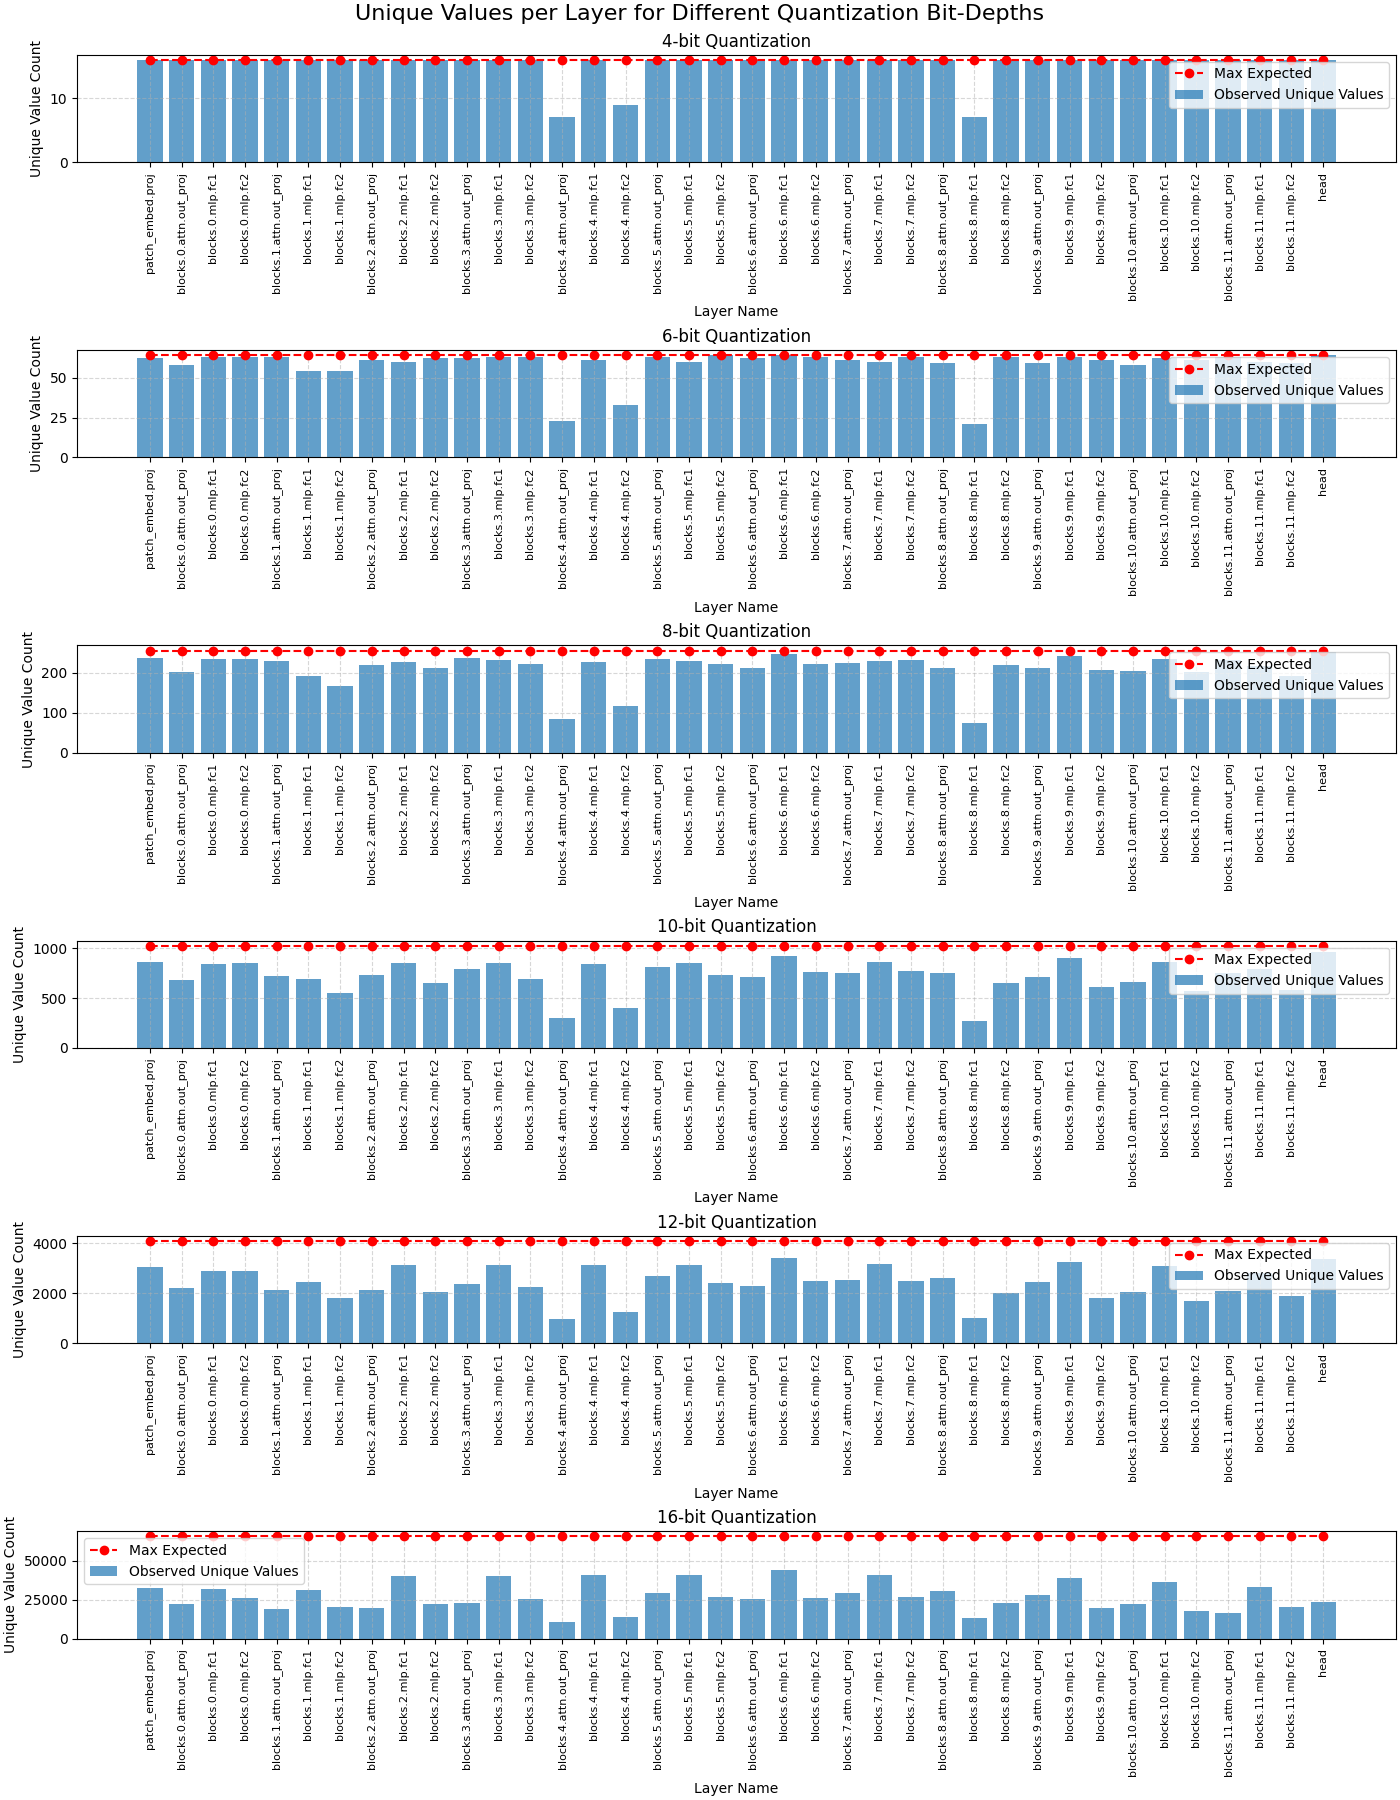

This figure's Python source:
import matplotlib.pyplot as plt
import numpy as np

# Data: For each quantization level, the dictionary keys are layer names and 
# the values are tuples: (observed unique values, maximum expected values)
data = {
    "4-bit": {
        'patch_embed.proj': (16, 16),
        'blocks.0.attn.out_proj': (16, 16),
        'blocks.0.mlp.fc1': (16, 16),
        'blocks.0.mlp.fc2': (16, 16),
        'blocks.1.attn.out_proj': (16, 16),
        'blocks.1.mlp.fc1': (16, 16),
        'blocks.1.mlp.fc2': (16, 16),
        'blocks.2.attn.out_proj': (16, 16),
        'blocks.2.mlp.fc1': (16, 16),
        'blocks.2.mlp.fc2': (16, 16),
        'blocks.3.attn.out_proj': (16, 16),
        'blocks.3.mlp.fc1': (16, 16),
        'blocks.3.mlp.fc2': (16, 16),
        'blocks.4.attn.out_proj': (7, 16),
        'blocks.4.mlp.fc1': (16, 16),
        'blocks.4.mlp.fc2': (9, 16),
        'blocks.5.attn.out_proj': (16, 16),
        'blocks.5.mlp.fc1': (16, 16),
        'blocks.5.mlp.fc2': (16, 16),
        'blocks.6.attn.out_proj': (16, 16),
        'blocks.6.mlp.fc1': (16, 16),
        'blocks.6.mlp.fc2': (16, 16),
        'blocks.7.attn.out_proj': (16, 16),
        'blocks.7.mlp.fc1': (16, 16),
        'blocks.7.mlp.fc2': (16, 16),
        'blocks.8.attn.out_proj': (16, 16),
        'blocks.8.mlp.fc1': (7, 16),
        'blocks.8.mlp.fc2': (16, 16),
        'blocks.9.attn.out_proj': (16, 16),
        'blocks.9.mlp.fc1': (16, 16),
        'blocks.9.mlp.fc2': (16, 16),
        'blocks.10.attn.out_proj': (16, 16),
        'blocks.10.mlp.fc1': (16, 16),
        'blocks.10.mlp.fc2': (16, 16),
        'blocks.11.attn.out_proj': (16, 16),
        'blocks.11.mlp.fc1': (16, 16),
        'blocks.11.mlp.fc2': (16, 16),
        'head': (16, 16)
    },
    "6-bit": {
        'patch_embed.proj': (62, 64),
        'blocks.0.attn.out_proj': (58, 64),
        'blocks.0.mlp.fc1': (63, 64),
        'blocks.0.mlp.fc2': (63, 64),
        'blocks.1.attn.out_proj': (63, 64),
        'blocks.1.mlp.fc1': (54, 64),
        'blocks.1.mlp.fc2': (54, 64),
        'blocks.2.attn.out_proj': (61, 64),
        'blocks.2.mlp.fc1': (60, 64),
        'blocks.2.mlp.fc2': (62, 64),
        'blocks.3.attn.out_proj': (62, 64),
        'blocks.3.mlp.fc1': (63, 64),
        'blocks.3.mlp.fc2': (63, 64),
        'blocks.4.attn.out_proj': (23, 64),
        'blocks.4.mlp.fc1': (61, 64),
        'blocks.4.mlp.fc2': (33, 64),
        'blocks.5.attn.out_proj': (63, 64),
        'blocks.5.mlp.fc1': (60, 64),
        'blocks.5.mlp.fc2': (64, 64),
        'blocks.6.attn.out_proj': (62, 64),
        'blocks.6.mlp.fc1': (64, 64),
        'blocks.6.mlp.fc2': (63, 64),
        'blocks.7.attn.out_proj': (61, 64),
        'blocks.7.mlp.fc1': (60, 64),
        'blocks.7.mlp.fc2': (63, 64),
        'blocks.8.attn.out_proj': (59, 64),
        'blocks.8.mlp.fc1': (21, 64),
        'blocks.8.mlp.fc2': (63, 64),
        'blocks.9.attn.out_proj': (59, 64),
        'blocks.9.mlp.fc1': (63, 64),
        'blocks.9.mlp.fc2': (61, 64),
        'blocks.10.attn.out_proj': (58, 64),
        'blocks.10.mlp.fc1': (62, 64),
        'blocks.10.mlp.fc2': (61, 64),
        'blocks.11.attn.out_proj': (63, 64),
        'blocks.11.mlp.fc1': (60, 64),
        'blocks.11.mlp.fc2': (59, 64),
        'head': (64, 64),
    },
    "8-bit": {
        'patch_embed.proj': (236, 256),
        'blocks.0.attn.out_proj': (202, 256),
        'blocks.0.mlp.fc1': (235, 256),
        'blocks.0.mlp.fc2': (235, 256),
        'blocks.1.attn.out_proj': (230, 256),
        'blocks.1.mlp.fc1': (192, 256),
        'blocks.1.mlp.fc2': (167, 256),
        'blocks.2.attn.out_proj': (220, 256),
        'blocks.2.mlp.fc1': (226, 256),
        'blocks.2.mlp.fc2': (213, 256),
        'blocks.3.attn.out_proj': (238, 256),
        'blocks.3.mlp.fc1': (232, 256),
        'blocks.3.mlp.fc2': (222, 256),
        'blocks.4.attn.out_proj': (85, 256),
        'blocks.4.mlp.fc1': (226, 256),
        'blocks.4.mlp.fc2': (118, 256),
        'blocks.5.attn.out_proj': (234, 256),
        'blocks.5.mlp.fc1': (229, 256),
        'blocks.5.mlp.fc2': (222, 256),
        'blocks.6.attn.out_proj': (212, 256),
        'blocks.6.mlp.fc1': (246, 256),
        'blocks.6.mlp.fc2': (221, 256),
        'blocks.7.attn.out_proj': (225, 256),
        'blocks.7.mlp.fc1': (229, 256),
        'blocks.7.mlp.fc2': (231, 256),
        'blocks.8.attn.out_proj': (213, 256),
        'blocks.8.mlp.fc1': (74, 256),
        'blocks.8.mlp.fc2': (219, 256),
        'blocks.9.attn.out_proj': (211, 256),
        'blocks.9.mlp.fc1': (243, 256),
        'blocks.9.mlp.fc2': (206, 256),
        'blocks.10.attn.out_proj': (205, 256),
        'blocks.10.mlp.fc1': (235, 256),
        'blocks.10.mlp.fc2': (201, 256),
        'blocks.11.attn.out_proj': (231, 256),
        'blocks.11.mlp.fc1': (218, 256),
        'blocks.11.mlp.fc2': (192, 256),
        'head': (253, 256)
    },
    "10-bit": {
        'patch_embed.proj': (866, 1024),
        'blocks.0.attn.out_proj': (677, 1024),
        'blocks.0.mlp.fc1': (837, 1024),
        'blocks.0.mlp.fc2': (849, 1024),
        'blocks.1.attn.out_proj': (725, 1024),
        'blocks.1.mlp.fc1': (688, 1024),
        'blocks.1.mlp.fc2': (552, 1024),
        'blocks.2.attn.out_proj': (733, 1024),
        'blocks.2.mlp.fc1': (852, 1024),
        'blocks.2.mlp.fc2': (652, 1024),
        'blocks.3.attn.out_proj': (788, 1024),
        'blocks.3.mlp.fc1': (852, 1024),
        'blocks.3.mlp.fc2': (696, 1024),
        'blocks.4.attn.out_proj': (297, 1024),
        'blocks.4.mlp.fc1': (846, 1024),
        'blocks.4.mlp.fc2': (398, 1024),
        'blocks.5.attn.out_proj': (811, 1024),
        'blocks.5.mlp.fc1': (853, 1024),
        'blocks.5.mlp.fc2': (736, 1024),
        'blocks.6.attn.out_proj': (709, 1024),
        'blocks.6.mlp.fc1': (920, 1024),
        'blocks.6.mlp.fc2': (764, 1024),
        'blocks.7.attn.out_proj': (753, 1024),
        'blocks.7.mlp.fc1': (859, 1024),
        'blocks.7.mlp.fc2': (770, 1024),
        'blocks.8.attn.out_proj': (749, 1024),
        'blocks.8.mlp.fc1': (270, 1024),
        'blocks.8.mlp.fc2': (656, 1024),
        'blocks.9.attn.out_proj': (715, 1024),
        'blocks.9.mlp.fc1': (897, 1024),
        'blocks.9.mlp.fc2': (609, 1024),
        'blocks.10.attn.out_proj': (659, 1024),
        'blocks.10.mlp.fc1': (858, 1024),
        'blocks.10.mlp.fc2': (573, 1024),
        'blocks.11.attn.out_proj': (751, 1024),
        'blocks.11.mlp.fc1': (795, 1024),
        'blocks.11.mlp.fc2': (582, 1024),
        'head': (957, 1024)
    },
    "12-bit": {
        'patch_embed.proj': (3037, 4096),
        'blocks.0.attn.out_proj': (2224, 4096),
        'blocks.0.mlp.fc1': (2884, 4096),
        'blocks.0.mlp.fc2': (2897, 4096),
        'blocks.1.attn.out_proj': (2139, 4096),
        'blocks.1.mlp.fc1': (2457, 4096),
        'blocks.1.mlp.fc2': (1809, 4096),
        'blocks.2.attn.out_proj': (2140, 4096),
        'blocks.2.mlp.fc1': (3124, 4096),
        'blocks.2.mlp.fc2': (2036, 4096),
        'blocks.3.attn.out_proj': (2370, 4096),
        'blocks.3.mlp.fc1': (3122, 4096),
        'blocks.3.mlp.fc2': (2243, 4096),
        'blocks.4.attn.out_proj': (964, 4096),
        'blocks.4.mlp.fc1': (3121, 4096),
        'blocks.4.mlp.fc2': (1246, 4096),
        'blocks.5.attn.out_proj': (2686, 4096),
        'blocks.5.mlp.fc1': (3155, 4096),
        'blocks.5.mlp.fc2': (2422, 4096),
        'blocks.6.attn.out_proj': (2308, 4096),
        'blocks.6.mlp.fc1': (3406, 4096),
        'blocks.6.mlp.fc2': (2482, 4096),
        'blocks.7.attn.out_proj': (2543, 4096),
        'blocks.7.mlp.fc1': (3190, 4096),
        'blocks.7.mlp.fc2': (2514, 4096),
        'blocks.8.attn.out_proj': (2614, 4096),
        'blocks.8.mlp.fc1': (1003, 4096),
        'blocks.8.mlp.fc2': (2029, 4096),
        'blocks.9.attn.out_proj': (2439, 4096),
        'blocks.9.mlp.fc1': (3247, 4096),
        'blocks.9.mlp.fc2': (1828, 4096),
        'blocks.10.attn.out_proj': (2064, 4096),
        'blocks.10.mlp.fc1': (3097, 4096),
        'blocks.10.mlp.fc2': (1702, 4096),
        'blocks.11.attn.out_proj': (2110, 4096),
        'blocks.11.mlp.fc1': (2834, 4096),
        'blocks.11.mlp.fc2': (1913, 4096),
        'head': (3383, 4096)
    },
    "16-bit": {
        'patch_embed.proj': (32239, 65536),
        'blocks.0.attn.out_proj': (22459, 65536),
        'blocks.0.mlp.fc1': (31798, 65536),
        'blocks.0.mlp.fc2': (26195, 65536),
        'blocks.1.attn.out_proj': (19100, 65536),
        'blocks.1.mlp.fc1': (30994, 65536),
        'blocks.1.mlp.fc2': (20343, 65536),
        'blocks.2.attn.out_proj': (19714, 65536),
        'blocks.2.mlp.fc1': (40214, 65536),
        'blocks.2.mlp.fc2': (22156, 65536),
        'blocks.3.attn.out_proj': (22855, 65536),
        'blocks.3.mlp.fc1': (39922, 65536),
        'blocks.3.mlp.fc2': (25181, 65536),
        'blocks.4.attn.out_proj': (10339, 65536),
        'blocks.4.mlp.fc1': (40518, 65536),
        'blocks.4.mlp.fc2': (13637, 65536),
        'blocks.5.attn.out_proj': (28944, 65536),
        'blocks.5.mlp.fc1': (40652, 65536),
        'blocks.5.mlp.fc2': (26475, 65536),
        'blocks.6.attn.out_proj': (25425, 65536),
        'blocks.6.mlp.fc1': (43967, 65536),
        'blocks.6.mlp.fc2': (25763, 65536),
        'blocks.7.attn.out_proj': (28936, 65536),
        'blocks.7.mlp.fc1': (40803, 65536),
        'blocks.7.mlp.fc2': (26857, 65536),
        'blocks.8.attn.out_proj': (30450, 65536),
        'blocks.8.mlp.fc1': (13041, 65536),
        'blocks.8.mlp.fc2': (22503, 65536),
        'blocks.9.attn.out_proj': (28162, 65536),
        'blocks.9.mlp.fc1': (38960, 65536),
        'blocks.9.mlp.fc2': (19756, 65536),
        'blocks.10.attn.out_proj': (22092, 65536),
        'blocks.10.mlp.fc1': (36375, 65536),
        'blocks.10.mlp.fc2': (17923, 65536),
        'blocks.11.attn.out_proj': (16364, 65536),
        'blocks.11.mlp.fc1': (32845, 65536),
        'blocks.11.mlp.fc2': (20294, 65536),
        'head': (23537, 65536)
    }
}

# Create subplots: one row for each quantization level
num_levels = len(data)
fig, axs = plt.subplots(num_levels, 1, figsize=(14, 3 * num_levels), constrained_layout=True)

if num_levels == 1:
    axs = [axs]  # Ensure we always have a list of axes

for ax, (qbit, layers) in zip(axs, data.items()):
    layer_names = list(layers.keys())
    unique_vals = [layers[k][0] for k in layer_names]
    expected_vals = [layers[k][1] for k in layer_names]
    
    x = np.arange(len(layer_names))
    
    ax.bar(x, unique_vals, alpha=0.7, label='Observed Unique Values')
    # Optionally, you can plot the maximum expected as red markers for each layer.
    ax.plot(x, expected_vals, 'r--', marker='o', label='Max Expected')
    
    ax.set_title(f"{qbit} Quantization")
    ax.set_xlabel("Layer Name")
    ax.set_ylabel("Unique Value Count")
    ax.set_xticks(x)
    ax.set_xticklabels(layer_names, rotation=90, fontsize=8)
    ax.legend()
    ax.grid(True, linestyle='--', alpha=0.5)

plt.suptitle("Unique Values per Layer for Different Quantization Bit-Depths", fontsize=16)
plt.savefig("bit_scale.png")

plt.show()
